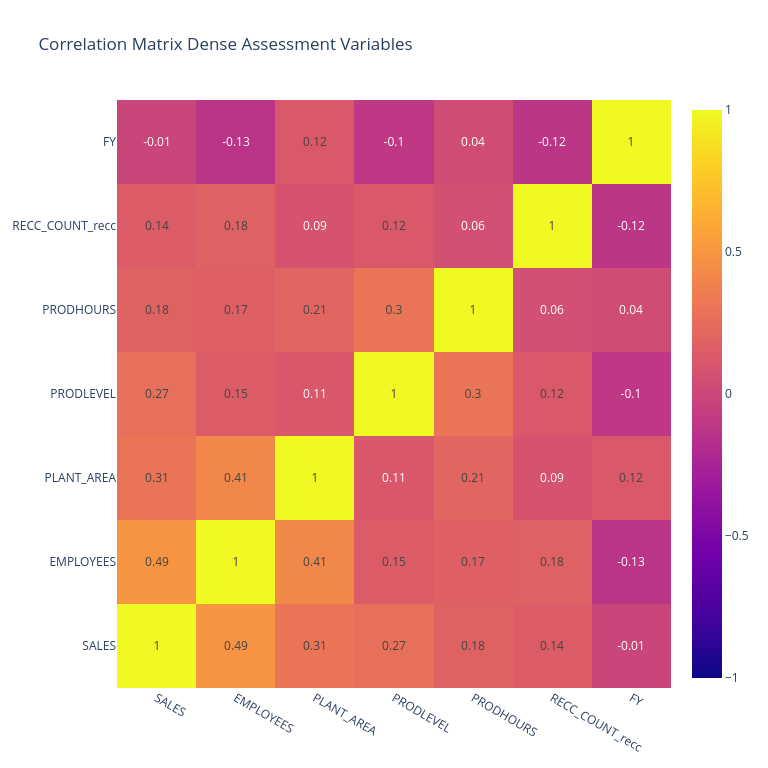

Source (notebook cell):
### Markdown cell above
### Correlation Matrix

I chose to use Pearson here because the transformations were mostly successful at normalizing the data, and it is more powerful than Spearman. A large enough amount of the data is non-null for inference on these variables to be robust.

Correlations between the variables are unexpectedly low, which throws a wrench into the interpolation method. Interestingly there is no correlation with year (FY) and sales, which I expected to be related due to inflation, and the fact that the economy is continuously "growing."

### Code cell
corr = pl.DataFrame({"SALES": sales_trf, "EMPLOYEES": empl_trf, "PLANT_AREA": area_trf, "PRODLEVEL": lvl_trf, "PRODHOURS": hrs_trf, "RECC_COUNT_recc": recc_trf, "FY": ASSESS_train["FY"]
}).with_columns(pl.when(pl.all().is_finite()).then(pl.all()).otherwise(None))
print("shape before dropping nulls", corr.shape)
corr_full = corr.drop_nulls()
print("after", corr_full.shape)

corells = corr_full.corr()
fig = go.Figure(go.Heatmap(z = corells.to_numpy(), x = corells.columns, y = corells.columns, zmin=-1, zmax=1, text=np.round(corells.to_numpy(), 2), texttemplate="%{text}"))
fig.update_layout(height=768, width=768, title_text="Correlation Matrix Dense Assessment Variables")
fig.show()

### Figure 1 — Plotly figure (JSON) as saved in the notebook; plotly's stock layout.template omitted (floating-point values rounded to 4 significant figures)
{"data": [{"text": [[1.0, 0.49, 0.31, 0.27, 0.18, 0.14, -0.01], [0.49, 1.0, 0.41, 0.15, 0.17, 0.18, -0.13], [0.31, 0.41, 1.0, 0.11, 0.21, 0.09, 0.12], [0.27, 0.15, 0.11, 1.0, 0.3, 0.12, -0.1], [0.18, 0.17, 0.21, 0.3, 1.0, 0.06, 0.04], [0.14, 0.18, 0.09, 0.12, 0.06, 1.0, -0.12], [-0.01, -0.13, 0.12, -0.1, 0.04, -0.12, 1.0]], "texttemplate": "%{text}", "type": "heatmap", "x": ["SALES", "EMPLOYEES", "PLANT_AREA", "PRODLEVEL", "PRODHOURS", "RECC_COUNT_recc", "FY"], "y": ["SALES", "EMPLOYEES", "PLANT_AREA", "PRODLEVEL", "PRODHOURS", "RECC_COUNT_recc", "FY"], "z": [[1.0, 0.4926, 0.3061, 0.2722, 0.184, 0.1436, -0.008728], [0.4926, 1.0, 0.4127, 0.1455, 0.1698, 0.1766, -0.1293], [0.3061, 0.4127, 1.0, 0.1089, 0.2075, 0.08654, 0.1178], [0.2722, 0.1455, 0.1089, 1.0, 0.3026, 0.1203, -0.1027], [0.184, 0.1698, 0.2075, 0.3026, 1.0, 0.06374, 0.04051], [0.1436, 0.1766, 0.08654, 0.1203, 0.06374, 1.0, -0.12], [-0.008728, -0.1293, 0.1178, -0.1027, 0.04051, -0.12, 1.0]], "zmax": 1, "zmin": -1}], "layout": {"height": 768, "title": {"text": "Correlation Matrix Dense Assessment Variables"}, "width": 768}}
